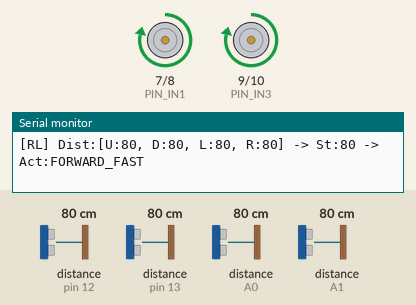
This sketch was run on a simulated Arduino Uno, built with avr-gcc and run on an emulated ATmega328P. Parts: motor-driver pin pairs drawn as motors (green arrow = first pin HIGH = forward, orange = second pin HIGH = backward, longer = more drive, scaled by the enable pin), the last lines printed to the serial monitor. Wiring (inferred from the names in the program): 4 × ultrasonic range finder: trigger pin 2, echo pin 12 / trigger pin 3, echo pin 13 / trigger pin 4, echo A0 / trigger pin 11, echo A1. Inputs (shaded band) come from the test bench; at power-on: distance to the obstacle (sensors on pin 12, pin 13, A1, A0) 80 cm. The echo pulse lasts 58.3 µs per cm.

Above: at 3.6 s.
3.7 s: distance to the obstacle (sensor on pin 12) set to 2 cm
At 4.57 s:
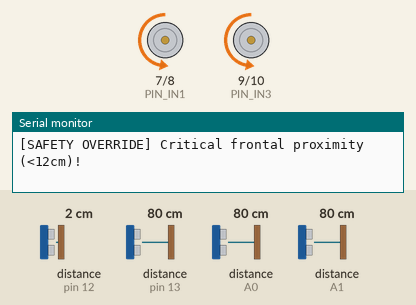
6.7 s: distance to the obstacle (sensor on pin 12) set to 11 cm
9.7 s: distance to the obstacle (sensor on pin 12) set to 14 cm
11.8 s: distance to the obstacle (sensor on pin 13) set to 47 cm
13.3 s: distance to the obstacle (sensor on pin 13) set to 38 cm
At 13.51 s:
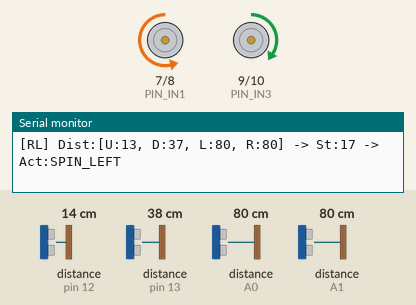
At 14.9 s:
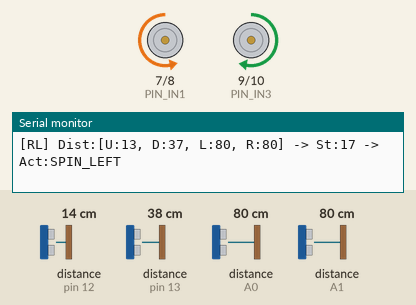
15.2 s: distance to the obstacle (sensor on A1) set to 46 cm
16.7 s: distance to the obstacle (sensor on A1) set to 39 cm
At 17.6 s:
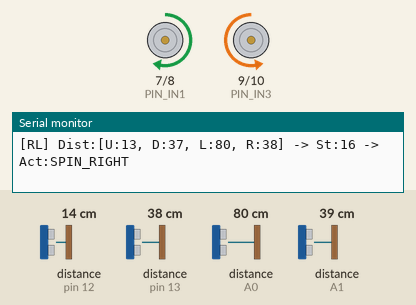
Timing chart, 0 to 19.6 s (numbered marks = the images above; inputs shaded):
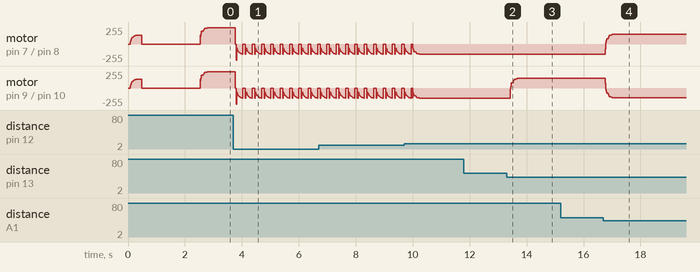

The sketch:

RL_Car_AllInOne.ino
```cpp
// =============================================================================
// AUTONOMOUS RL CAR - COMPLETE ALL-IN-ONE ARDUINO UNO FIRMWARE
// Continuous-Like Smooth Motion with 7 Actions & Variable Motor Speeds
// Memory: 81 bytes Flash (PROGMEM), 0 bytes SRAM
// =============================================================================

#include <Arduino.h>
#include <avr/pgmspace.h>

// 7 Smooth Action Definitions
#define ACTION_FORWARD_FAST 0  // Fast forward sprint in open space
#define ACTION_FORWARD_SLOW 1  // Cautious forward glide near obstacles
#define ACTION_CURVE_LEFT   2  // Smooth sweeping left arc (continuous turn)
#define ACTION_CURVE_RIGHT  3  // Smooth sweeping right arc (continuous turn)
#define ACTION_SPIN_LEFT    4  // In-place pivot left (for tight obstacles)
#define ACTION_SPIN_RIGHT   5  // In-place pivot right (for tight obstacles)
#define ACTION_REVERSE      6  // Smooth reverse

// Sensor Distance Categories
#define SENSOR_BLOCKED  0  // < 18 cm
#define SENSOR_NEAR     1  // 18 - 40 cm
#define SENSOR_CLEAR    2  // > 40 cm

#define DIST_BLOCKED_THRESH_CM  18
#define DIST_NEAR_THRESH_CM     40
#define DIST_EMERGENCY_STOP_CM  12

// L298N Motor Driver Pins
#define PIN_ENA  5   // Timer0 PWM Left
#define PIN_IN1  7   // Direction Left 1
#define PIN_IN2  8   // Direction Left 2
#define PIN_ENB  6   // Timer0 PWM Right
#define PIN_IN3  9   // Direction Right 1
#define PIN_IN4  10  // Direction Right 2

// Base Calibrated Speeds
#define PWM_FAST       225
#define PWM_SLOW       135
#define PWM_ARC_OUTER  210
#define PWM_ARC_INNER  105
#define PWM_SPIN       150
#define PWM_REVERSE    155

#define SLEW_RATE_COEFF 0.25f

// 4 Ultrasonic Sensor Pins (HC-SR04)
#define PIN_TRIG_UP     2
#define PIN_ECHO_UP     12
#define PIN_TRIG_DOWN   3
#define PIN_ECHO_DOWN   13
#define PIN_TRIG_LEFT   4
#define PIN_ECHO_LEFT   A0
#define PIN_TRIG_RIGHT  11
#define PIN_ECHO_RIGHT  A1

#define PULSE_TIMEOUT_US 18000
#define TELEMETRY_INTERVAL_MS 150

// 81-Byte Policy Array in Flash Memory (PROGMEM)
const uint8_t PROGMEM Q_POLICY[81] = {
    5, 5, 5, 4, 5, 5, 4, 4, 1,  // States 0..8
    5, 5, 4, 5, 5, 4, 6, 5, 4,  // States 9..17
    6, 6, 6, 6, 6, 6, 4, 6, 6,  // States 18..26
    5, 5, 5, 5, 5, 5, 4, 4, 4,  // States 27..35
    5, 5, 4, 5, 4, 5, 4, 6, 4,  // States 36..44
    3, 6, 4, 3, 3, 3, 2, 4, 3,  // States 45..53
    0, 0, 0, 0, 0, 0, 0, 0, 0,  // States 54..62
    0, 0, 3, 0, 0, 0, 0, 0, 0,  // States 63..71
    3, 3, 3, 3, 3, 3, 2, 3, 0   // States 72..80
};

const char* ACTION_TEXT[] = {
    "FORWARD_FAST",
    "FORWARD_SLOW",
    "CURVE_LEFT",
    "CURVE_RIGHT",
    "SPIN_LEFT",
    "SPIN_RIGHT",
    "REVERSE"
};

static uint16_t distances[4];
static unsigned long last_telemetry_time = 0;

static float target_left_speed = 0.0f;
static float target_right_speed = 0.0f;
static float current_left_speed = 0.0f;
static float current_right_speed = 0.0f;

// Motor Control Helpers
void setRawMotorPWM(int left_pwm, int right_pwm) {
    if (left_pwm > 0) {
        digitalWrite(PIN_IN1, HIGH);
        digitalWrite(PIN_IN2, LOW);
        analogWrite(PIN_ENA, constrain(left_pwm, 0, 255));
    } else if (left_pwm < 0) {
        digitalWrite(PIN_IN1, LOW);
        digitalWrite(PIN_IN2, HIGH);
        analogWrite(PIN_ENA, constrain(-left_pwm, 0, 255));
    } else {
        digitalWrite(PIN_IN1, LOW);
        digitalWrite(PIN_IN2, LOW);
        analogWrite(PIN_ENA, 0);
    }

    if (right_pwm > 0) {
        digitalWrite(PIN_IN3, HIGH);
        digitalWrite(PIN_IN4, LOW);
        analogWrite(PIN_ENB, constrain(right_pwm, 0, 255));
    } else if (right_pwm < 0) {
        digitalWrite(PIN_IN3, LOW);
        digitalWrite(PIN_IN4, HIGH);
        analogWrite(PIN_ENB, constrain(-right_pwm, 0, 255));
    } else {
        digitalWrite(PIN_IN3, LOW);
        digitalWrite(PIN_IN4, LOW);
        analogWrite(PIN_ENB, 0);
    }
}

void brake() {
    target_left_speed   = 0.0f;
    target_right_speed  = 0.0f;
    current_left_speed  = 0.0f;
    current_right_speed = 0.0f;
    setRawMotorPWM(0, 0);
}

void setTargetAction(uint8_t action, uint16_t dist_up) {
    // Proportional Continuous Speed Scaling
    float speed_factor = 1.0f;
    if (dist_up > 70) {
        speed_factor = 1.10f; // Boost speed in open field
    } else if (dist_up < 40 && dist_up > 18) {
        speed_factor = 0.85f; // Automatically ease throttle down as obstacle nears
    }

    switch (action) {
        case ACTION_FORWARD_FAST:
            target_left_speed  = PWM_FAST * speed_factor;
            target_right_speed = PWM_FAST * speed_factor;
            break;

        case ACTION_FORWARD_SLOW:
            target_left_speed  = PWM_SLOW;
            target_right_speed = PWM_SLOW;
            break;

        case ACTION_CURVE_LEFT:
            target_left_speed  = PWM_ARC_INNER;
            target_right_speed = PWM_ARC_OUTER * speed_factor;
            break;

        case ACTION_CURVE_RIGHT:
            target_left_speed  = PWM_ARC_OUTER * speed_factor;
            target_right_speed = PWM_ARC_INNER;
            break;

        case ACTION_SPIN_LEFT:
            target_left_speed  = -PWM_SPIN;
            target_right_speed =  PWM_SPIN;
            break;

        case ACTION_SPIN_RIGHT:
            target_left_speed  =  PWM_SPIN;
            target_right_speed = -PWM_SPIN;
            break;

        case ACTION_REVERSE:
            target_left_speed  = -PWM_REVERSE;
            target_right_speed = -PWM_REVERSE;
            break;

        default:
            target_left_speed  = 0.0f;
            target_right_speed = 0.0f;
            break;
    }
}

void updateMotorSmoothing() {
    current_left_speed  += (target_left_speed  - current_left_speed)  * SLEW_RATE_COEFF;
    current_right_speed += (target_right_speed - current_right_speed) * SLEW_RATE_COEFF;
    setRawMotorPWM((int)current_left_speed, (int)current_right_speed);
}

// Ultrasonic Sensor Helpers
uint16_t measureSensor(uint8_t trig, uint8_t echo) {
    digitalWrite(trig, LOW);
    delayMicroseconds(2);
    digitalWrite(trig, HIGH);
    delayMicroseconds(10);
    digitalWrite(trig, LOW);

    unsigned long duration = pulseIn(echo, HIGH, PULSE_TIMEOUT_US);
    if (duration == 0) return 200;
    uint16_t dist = duration / 58;
    return (dist == 0) ? 200 : dist;
}

void readAllSensors() {
    distances[0] = measureSensor(PIN_TRIG_UP, PIN_ECHO_UP);
    delay(10);
    distances[1] = measureSensor(PIN_TRIG_DOWN, PIN_ECHO_DOWN);
    delay(10);
    distances[2] = measureSensor(PIN_TRIG_LEFT, PIN_ECHO_LEFT);
    delay(10);
    distances[3] = measureSensor(PIN_TRIG_RIGHT, PIN_ECHO_RIGHT);
    delay(10);
}

uint8_t discretize(uint16_t dist_cm) {
    if (dist_cm < DIST_BLOCKED_THRESH_CM) return SENSOR_BLOCKED;
    if (dist_cm <= DIST_NEAR_THRESH_CM)    return SENSOR_NEAR;
    return SENSOR_CLEAR;
}

uint8_t encodeState(uint8_t s_up, uint8_t s_down, uint8_t s_left, uint8_t s_right) {
    return (s_up * 27) + (s_down * 9) + (s_left * 3) + s_right;
}

uint8_t getPolicyAction(uint8_t state_id) {
    if (state_id >= 81) return ACTION_SPIN_RIGHT;
    return pgm_read_byte(&(Q_POLICY[state_id]));
}

void setup() {
    Serial.begin(115200);
    while (!Serial && millis() < 3000);

    Serial.println(F("=================================================="));
    Serial.println(F(" Autonomous RL Car - Continuous-Like Navigation   "));
    Serial.println(F(" Variable Speeds & Slew-Rate Acceleration Filter  "));
    Serial.println(F("=================================================="));

    pinMode(PIN_ENA, OUTPUT);
    pinMode(PIN_IN1, OUTPUT);
    pinMode(PIN_IN2, OUTPUT);
    pinMode(PIN_ENB, OUTPUT);
    pinMode(PIN_IN3, OUTPUT);
    pinMode(PIN_IN4, OUTPUT);
    brake();

    pinMode(PIN_TRIG_UP, OUTPUT);
    pinMode(PIN_ECHO_UP, INPUT);
    pinMode(PIN_TRIG_DOWN, OUTPUT);
    pinMode(PIN_ECHO_DOWN, INPUT);
    pinMode(PIN_TRIG_LEFT, OUTPUT);
    pinMode(PIN_ECHO_LEFT, INPUT);
    pinMode(PIN_TRIG_RIGHT, OUTPUT);
    pinMode(PIN_ECHO_RIGHT, INPUT);

    readAllSensors();
    Serial.print(F("Initial distances: UP="));
    Serial.print(distances[0]);
    Serial.print(F(" DOWN="));
    Serial.print(distances[1]);
    Serial.print(F(" LEFT="));
    Serial.print(distances[2]);
    Serial.print(F(" RIGHT="));
    Serial.println(distances[3]);

    Serial.println(F("Testing motors: Smooth forward ramp (400ms)..."));
    setTargetAction(ACTION_FORWARD_SLOW, 100);
    for (int i = 0; i < 20; i++) {
        updateMotorSmoothing();
        delay(20);
    }
    brake();

    Serial.println(F("Autonomous mode begins in 2 seconds..."));
    delay(2000);
}

void loop() {
    // 1. Measure all 4 sensors sequentially
    readAllSensors();
    uint16_t d_up    = distances[0];
    uint16_t d_down  = distances[1];
    uint16_t d_left  = distances[2];
    uint16_t d_right = distances[3];

    // 2. Hardware Safety Override (<12cm)
    if (d_up < DIST_EMERGENCY_STOP_CM) {
        Serial.println(F("[SAFETY OVERRIDE] Critical frontal proximity (<12cm)!"));
        brake();
        delay(30);

        if (d_down > DIST_BLOCKED_THRESH_CM) {
            setTargetAction(ACTION_REVERSE, d_up);
            for (int i = 0; i < 12; i++) {
                updateMotorSmoothing();
                delay(20);
            }
        } else {
            uint8_t spin_act = (d_left > d_right) ? ACTION_SPIN_LEFT : ACTION_SPIN_RIGHT;
            setTargetAction(spin_act, d_up);
            for (int i = 0; i < 15; i++) {
                updateMotorSmoothing();
                delay(20);
            }
        }
        brake();
        return;
    }

    // 3. Discretize distances (0=Blocked, 1=Near, 2=Clear)
    uint8_t s_up    = discretize(d_up);
    uint8_t s_down  = discretize(d_down);
    uint8_t s_left  = discretize(d_left);
    uint8_t s_right = discretize(d_right);

    // 4. Encode state index
    uint8_t state_id = encodeState(s_up, s_down, s_left, s_right);

    // 5. Flash policy query
    uint8_t action = getPolicyAction(state_id);

    // 6. Set target motor speeds with dynamic proportional scaling
    setTargetAction(action, d_up);

    // Smooth motor update loop
    for (int k = 0; k < 5; k++) {
        updateMotorSmoothing();
        delay(10);
    }

    // 7. Live Serial Telemetry
    unsigned long now = millis();
    if (now - last_telemetry_time >= TELEMETRY_INTERVAL_MS) {
        last_telemetry_time = now;
        Serial.print(F("[RL] Dist:[U:"));
        Serial.print(d_up);
        Serial.print(F(", D:"));
        Serial.print(d_down);
        Serial.print(F(", L:"));
        Serial.print(d_left);
        Serial.print(F(", R:"));
        Serial.print(d_right);
        Serial.print(F("] -> St:"));
        Serial.print(state_id);
        Serial.print(F(" -> Act:"));
        Serial.println(ACTION_TEXT[action]);
    }
}
```

Measured:
- the behaviour switches between 42 and 41 cm on distance to the obstacle (sensor on pin 13) (found by bisection; images 1 and 2)
- the behaviour switches between 42 and 41 cm on distance to the obstacle (sensor on A1) (found by bisection; images 3 and 4)
- after the input at 13.3 s, motor on pin 7 (PIN_IN1) / pin 8 (PIN_IN2): backward 154/255 → backward 151/255 after 0.12 s, → backward 150/255 0.11 s later; motor on pin 9 (PIN_IN3) / pin 10 (PIN_IN4): moves from backward 154/255 to forward 149/255 over 0.36 s, starting after 0.12 s
- after the input at 16.7 s, motor on pin 7 (PIN_IN1) / pin 8 (PIN_IN2): moves from backward 150/255 to forward 149/255 over 0.35 s, starting after 0.07 s; motor on pin 9 (PIN_IN3) / pin 10 (PIN_IN4): moves from forward 149/255 to backward 149/255 over 0.35 s, starting after 0.07 s
